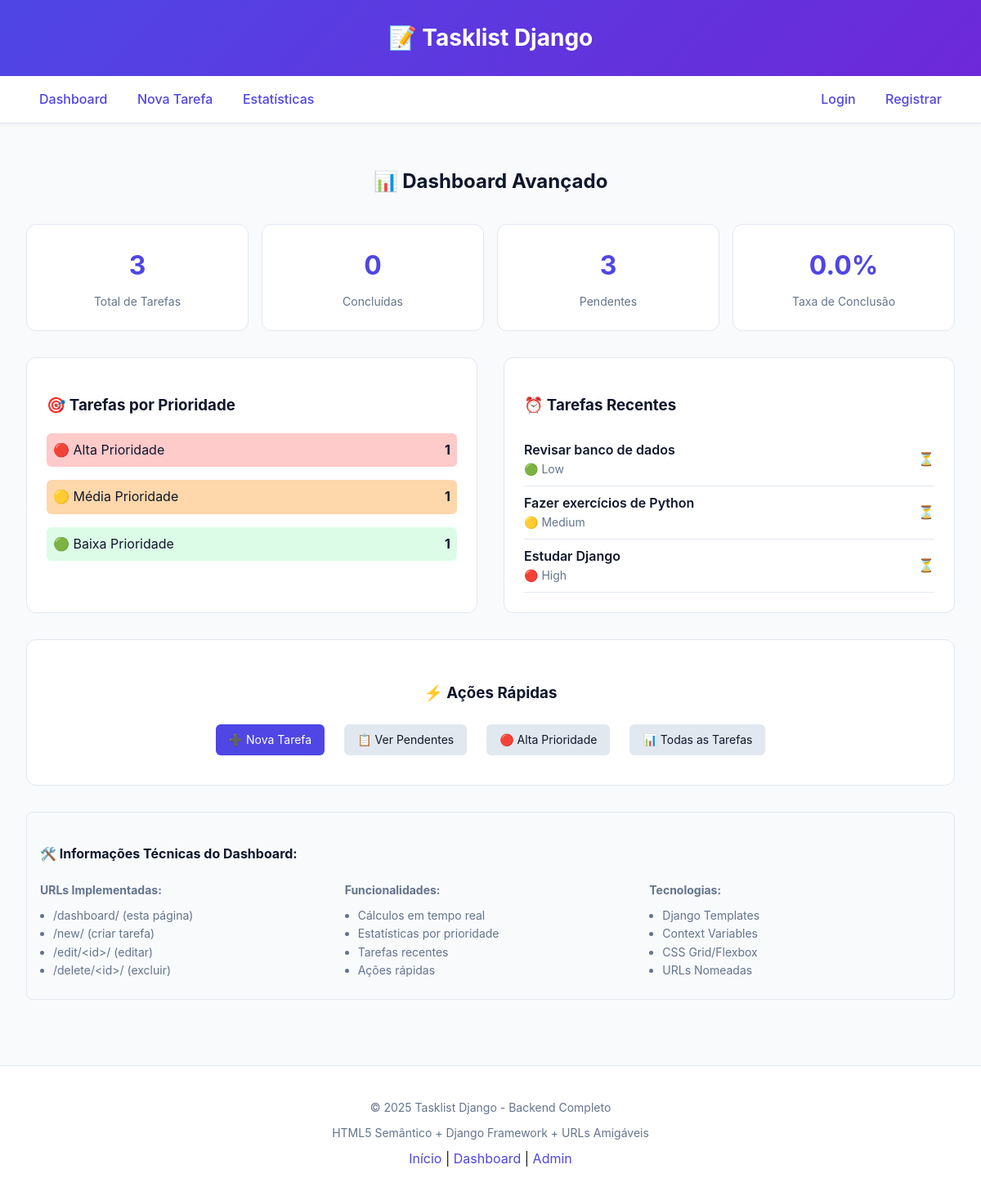
The app's page /dashboard/ (signed in) with its own data.
### tasks/models.py (models this page shows, shortened)
class Task(models.Model):
    PRIORITY_CHOICES = [
        ('low', 'Baixa'),
        ('medium', 'Média'),
        ('high', 'Alta'),
    ]
    title = models.CharField(
        max_length=200,
        verbose_name="Título",
        help_text="Título da tarefa (máximo 200 caracteres)"
    )
    description = models.TextField(
        blank=True,
        null=True,
        verbose_name="Descrição",
        help_text="Descrição detalhada da tarefa"
    )
    priority = models.CharField(
        max_length=10,
        choices=PRIORITY_CHOICES,
        default='medium',
        verbose_name="Prioridade"
    )
    completed = models.BooleanField(
        default=False,
        verbose_name="Concluída"
    )
    created_at = models.DateTimeField(
        auto_now_add=True,
        verbose_name="Criado em"
    )
    updated_at = models.DateTimeField(
        auto_now=True,
        verbose_name="Atualizado em"
    )
    completed_at = models.DateTimeField(
        null=True,
        blank=True,
        verbose_name="Concluído em"
    )
    user = models.ForeignKey(
        User,
        on_delete=models.CASCADE,
        related_name='tasks',
        verbose_name="Usuário"
    )
    class Meta:
        verbose_name = "Tarefa"
        verbose_name_plural = "Tarefas"
        ordering = ['-created_at']

### tasks/views.py (the view)
# urls.py: path('dashboard/', views.dashboard, name='dashboard'),
@login_required
def dashboard(request):
    all_tasks = Task.objects.filter(user=request.user)
    total_tasks = all_tasks.count()
    completed_tasks = all_tasks.filter(completed=True).count()
    pending_tasks = total_tasks - completed_tasks
    high_priority = all_tasks.filter(priority='high').count()
    priority_stats = {
        'high': all_tasks.filter(priority='high').count(),
        'medium': all_tasks.filter(priority='medium').count(),
        'low': all_tasks.filter(priority='low').count(),
    }
    recent_tasks = all_tasks.order_by('-created_at')[:3]
    context = {
        'stats': {
            'total': total_tasks,
            'completed': completed_tasks,
            'pending': pending_tasks,
            'high_priority': high_priority,
            'completion_rate': round((completed_tasks / total_tasks * 100) if total_tasks > 0 else 0, 1)
        },
        'priority_stats': priority_stats,
        'recent_tasks': recent_tasks
    }
    return render(request, 'tasks/dashboard.html', context)

### tasks/templates/tasks/dashboard.html (shortened to what this page needs)
{% extends 'tasks/base.html' %}
{% block content %}
<h2 style="text-align: center; margin-bottom: 2rem;">📊 Dashboard Avançado</h2>
<div class="stats">
    <div class="stat-card">
        <div class="stat-number">{{ stats.total }}</div>
        <div class="stat-label">Total de Tarefas</div>
    </div>
    <div class="stat-card">
        <div class="stat-number">{{ stats.completed }}</div>
        <div class="stat-label">Concluídas</div>
    </div>
    <div class="stat-card">
        <div class="stat-number">{{ stats.pending }}</div>
        <div class="stat-label">Pendentes</div>
    </div>
    <div class="stat-card">
        <div class="stat-number">{{ stats.completion_rate }}%</div>
        <div class="stat-label">Taxa de Conclusão</div>
    </div>
</div>
<div style="display: grid; grid-template-columns: 1fr 1fr; gap: 2rem; margin: 2rem 0;">
    <div style="background: var(--card); padding: 1.5rem; border-radius: 12px; border: 1px solid var(--border);">
        <h3>🎯 Tarefas por Prioridade</h3>
        <div style="display: flex; flex-direction: column; gap: 1rem;">
            <div style="display: flex; justify-content: space-between; align-items: center; padding: 0.5rem; background: #fecaca; border-radius: 6px;">
                <span>🔴 Alta Prioridade</span>
                <strong>{{ priority_stats.high }}</strong>
            </div>
            <div style="display: flex; justify-content: space-between; align-items: center; padding: 0.5rem; background: #fed7aa; border-radius: 6px;">
                <span>🟡 Média Prioridade</span>
                <strong>{{ priority_stats.medium }}</strong>
            </div>
            <div style="display: flex; justify-content: space-between; align-items: center; padding: 0.5rem; background: #dcfce7; border-radius: 6px;">
                <span>🟢 Baixa Prioridade</span>
                <strong>{{ priority_stats.low }}</strong>
            </div>
        </div>
    </div>
    <div style="background: var(--card); padding: 1.5rem; border-radius: 12px; border: 1px solid var(--border);">
        <h3>⏰ Tarefas Recentes</h3>
        {% for task in recent_tasks %}
            <div style="display: flex; justify-content: space-between; align-items: center; padding: 0.5rem 0; border-bottom: 1px solid var(--border);">
                <div>
                    <div style="font-weight: 600;">{{ task.title }}</div>
                    <div style="font-size: 0.875rem; color: var(--text-muted);">
                        {% if task.priority == 'high' %}🔴{% elif task.priority == 'medium' %}🟡{% else %}🟢{% endif %}
                        {{ task.priority|title }}
                    </div>
                </div>
                <div>
                    {% if task.completed %}
                        <span style="color: var(--success);">✅</span>
                    {% else %}
                        <span style="color: var(--warning);">⏳</span>
                    {% endif %}
                </div>
            </div>
        {% endfor %}
    </div>
</div>
<div style="background: var(--card); padding: 2rem; border-radius: 12px; border: 1px solid var(--border); text-align: center;">
    <h3>⚡ Ações Rápidas</h3>
    <div style="display: flex; justify-content: center; gap: 1rem; flex-wrap: wrap;">
        <a href="{% url 'tasks:task_new' %}" class="btn">➕ Nova Tarefa</a>
        <a href="{% url 'tasks:task_list' %}?filter=pending" class="btn btn-secondary">📋 Ver Pendentes</a>
        <a href="{% url 'tasks:task_list' %}?filter=high" class="btn btn-secondary">🔴 Alta Prioridade</a>
        <a href="{% url 'tasks:task_list' %}" class="btn btn-secondary">📊 Todas as Tarefas</a>
    </div>
</div>
<div style="margin-top: 2rem; padding: 1rem; background: #f8fafc; border-radius: 8px; border: 1px solid var(--border);">
    <h4>🛠️ Informações Técnicas do Dashboard:</h4>
    <div style="display: grid; grid-template-columns: repeat(auto-fit, minmax(250px, 1fr)); gap: 1rem; font-size: 0.875rem; color: var(--text-muted);">
        <div>
            <strong>URLs Implementadas:</strong>
            <ul style="margin: 0.5rem 0; padding-left: 1rem;">
                <li>/dashboard/ (esta página)</li>
                <li>/new/ (criar tarefa)</li>
                <li>/edit/&lt;id&gt;/ (editar)</li>
                <li>/delete/&lt;id&gt;/ (excluir)</li>
            </ul>
        </div>
        <div>
            <strong>Funcionalidades:</strong>
            <ul style="margin: 0.5rem 0; padding-left: 1rem;">
                <li>Cálculos em tempo real</li>
                <li>Estatísticas por prioridade</li>
                <li>Tarefas recentes</li>
                <li>Ações rápidas</li>
            </ul>
        </div>
        <div>
            <strong>Tecnologias:</strong>
            <ul style="margin: 0.5rem 0; padding-left: 1rem;">
                <li>Django Templates</li>
                <li>Context Variables</li>
                <li>CSS Grid/Flexbox</li>
                <li>URLs Nomeadas</li>
            </ul>
        </div>
    </div>
</div>
{% endblock %}

### tasks/templates/tasks/base.html (style rules this page uses)
:root { --bg: #f8fafc; --card: #ffffff; --accent: #4f46e5; --accent-hover: #4338ca; --text: #0f172a; --text-muted: #64748b; --border: #e2e8f0; --success: #10b981; --error: #ef4444; --warning: #f59e0b; }
* { box-sizing: border-box; }
body { margin: 0; font-family: -apple-system, BlinkMacSystemFont, "Segoe UI", Roboto, sans-serif; background: var(--bg); color: var(--text); line-height: 1.6; }
.stats { display: grid; grid-template-columns: repeat(auto-fit, minmax(200px, 1fr)); gap: 1rem; margin-bottom: 2rem; }
.stat-card { background: var(--card); padding: 1.5rem; border-radius: 12px; border: 1px solid var(--border); text-align: center; }
.stat-number { font-size: 2rem; font-weight: 700; color: var(--accent); margin: 0; }
.stat-label { color: var(--text-muted); font-size: 0.875rem; margin: 0.5rem 0 0; }
.btn { background: var(--accent); color: white; border: none; padding: 0.5rem 1rem; border-radius: 6px; text-decoration: none; font-size: 0.875rem; margin: 0.25rem; cursor: pointer; }
.btn-secondary { background: var(--border); color: var(--text); }

### records on screen
Task: title "Revisar banco de dados", priority "Low"
Task: title "Fazer exercícios de Python", priority "Medium"
Task: title "Estudar Django", priority "High"

### other values on screen
{{ stats.total }} "3"
{{ stats.completed }} "0"
{{ stats.pending }} "3"
{{ stats.completion_rate }} "0.0"
{{ priority_stats.high }} "1"
{{ priority_stats.medium }} "1"
{{ priority_stats.low }} "1"
